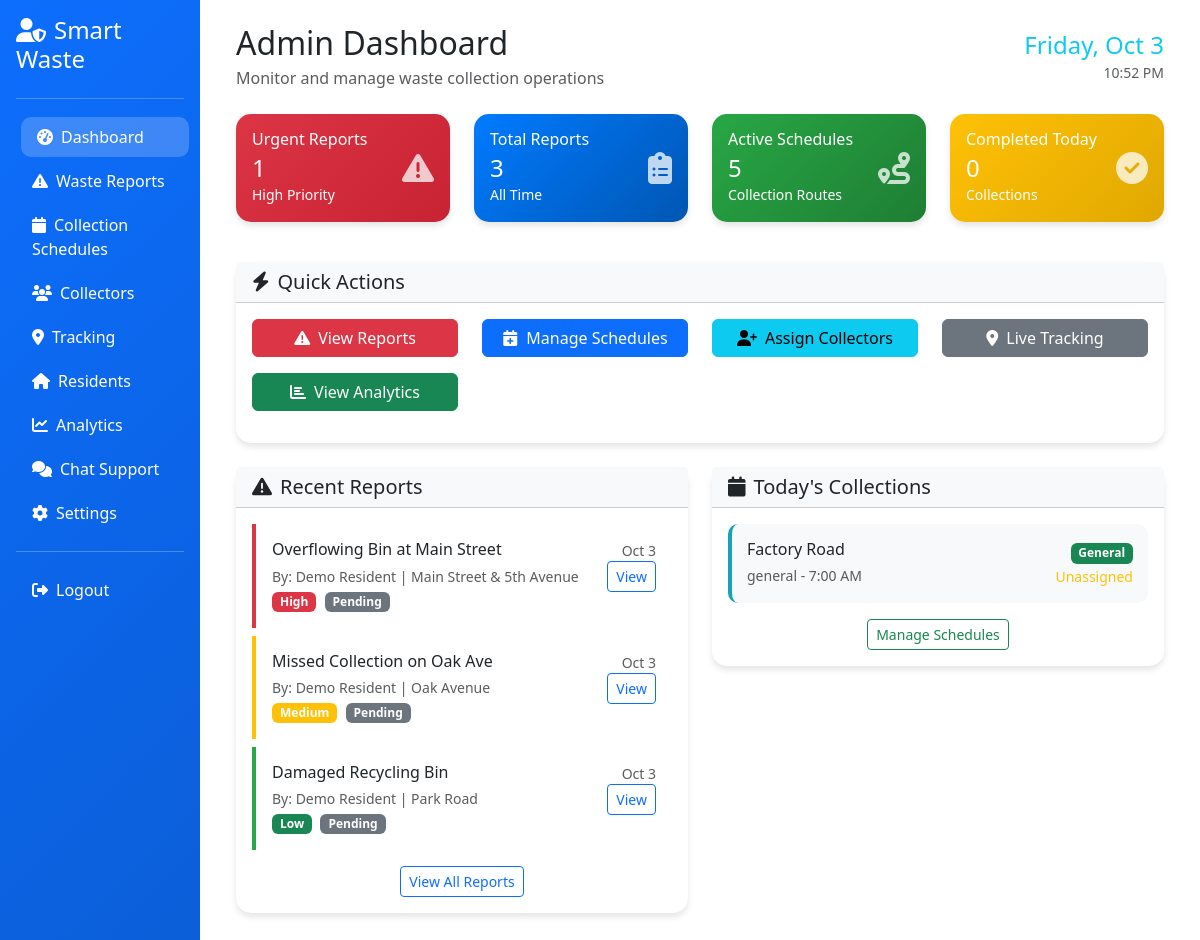
The page /dashboard/admin/index.php (signed in) on the database its author committed.
### tables this page shows
CREATE TABLE waste_reports (
    id INT UNSIGNED NOT NULL AUTO_INCREMENT,
    user_id INT UNSIGNED NOT NULL,
    report_type ENUM('overflow', 'missed_collection', 'damaged_bin', 'illegal_dumping', 'other') NOT NULL,
    title VARCHAR(255) NOT NULL,
    description TEXT NOT NULL,
    location VARCHAR(255) NOT NULL,
    latitude DECIMAL(10, 8) NULL,
    longitude DECIMAL(11, 8) NULL,
    priority ENUM('low', 'medium', 'high', 'urgent') DEFAULT 'medium',
    status ENUM('pending', 'assigned', 'in_progress', 'completed', 'cancelled') DEFAULT 'pending',
    assigned_to INT UNSIGNED NULL,
    reported_at TIMESTAMP NOT NULL DEFAULT CURRENT_TIMESTAMP,
    completed_at DATETIME NULL,
    created_at TIMESTAMP NOT NULL DEFAULT CURRENT_TIMESTAMP,
    updated_at TIMESTAMP NOT NULL DEFAULT CURRENT_TIMESTAMP ON UPDATE CURRENT_TIMESTAMP,
    PRIMARY KEY (id),
    KEY idx_waste_reports_user_id (user_id),
    KEY idx_waste_reports_status (status),
    KEY idx_waste_reports_priority (priority),
    KEY idx_waste_reports_assigned_to (assigned_to),
    CONSTRAINT fk_waste_reports_user FOREIGN KEY (user_id) REFERENCES users(id) ON DELETE CASCADE,
    CONSTRAINT fk_waste_reports_assigned FOREIGN KEY (assigned_to) REFERENCES users(id) ON DELETE SET NULL
);

CREATE TABLE users (
    id INT UNSIGNED NOT NULL AUTO_INCREMENT,
    username VARCHAR(100) NOT NULL,
    first_name VARCHAR(100) NOT NULL,
    middle_name VARCHAR(100) NULL,
    last_name VARCHAR(100) NOT NULL,
    email VARCHAR(190) NOT NULL,
    password VARCHAR(255) NOT NULL,
    role VARCHAR(20) NOT NULL DEFAULT 'resident',  
    address VARCHAR(255) NOT NULL,
    phone VARCHAR(20) NULL,
    profile_image VARCHAR(255) NULL,
    eco_points INT DEFAULT 0,
    email_verified_at DATETIME NULL,
    created_at TIMESTAMP NOT NULL DEFAULT CURRENT_TIMESTAMP,
    updated_at TIMESTAMP NOT NULL DEFAULT CURRENT_TIMESTAMP ON UPDATE CURRENT_TIMESTAMP,
    PRIMARY KEY (id),
    UNIQUE KEY uq_users_email (email),
    UNIQUE KEY uq_users_username (username)
);

CREATE TABLE collection_schedules (
    id INT UNSIGNED NOT NULL AUTO_INCREMENT,
    area VARCHAR(255) NOT NULL,
    street_name VARCHAR(255) NOT NULL,
    latitude DECIMAL(10, 8) NULL,
    longitude DECIMAL(11, 8) NULL,
    collection_day ENUM('monday', 'tuesday', 'wednesday', 'thursday', 'friday', 'saturday', 'sunday') NOT NULL,
    collection_time TIME NOT NULL,
    frequency ENUM('daily', 'weekly', 'biweekly', 'monthly') DEFAULT 'weekly',
    waste_type ENUM('general', 'recyclable', 'organic', 'hazardous') DEFAULT 'general',
    assigned_collector INT UNSIGNED NULL,
    status ENUM('active', 'inactive', 'suspended') DEFAULT 'active',
    created_by INT UNSIGNED NOT NULL,
    created_at TIMESTAMP NOT NULL DEFAULT CURRENT_TIMESTAMP,
    updated_at TIMESTAMP NOT NULL DEFAULT CURRENT_TIMESTAMP ON UPDATE CURRENT_TIMESTAMP,
    PRIMARY KEY (id),
    KEY idx_collection_schedules_area (area),
    KEY idx_collection_schedules_day (collection_day),
    KEY idx_collection_schedules_collector (assigned_collector),
    CONSTRAINT fk_collection_schedules_collector FOREIGN KEY (assigned_collector) REFERENCES users(id) ON DELETE SET NULL,
    CONSTRAINT fk_collection_schedules_creator FOREIGN KEY (created_by) REFERENCES users(id) ON DELETE CASCADE
);

### config/config.php (called while the page is built, shortened)
<?php
function e(string $value): string {
	return htmlspecialchars($value, ENT_QUOTES, 'UTF-8');
}
function format_ph_date($date_string, $format = 'M j, Y g:i A'): string {
	$date = new DateTime($date_string);
	$date->setTimezone(new DateTimeZone('Asia/Manila'));
	return $date->format($format);
}
function get_ph_time($format = 'Y-m-d H:i:s'): string {
	$date = new DateTime('now', new DateTimeZone('Asia/Manila'));
	return $date->format($format);
}
?>

### dashboard/admin/index.php (the view, shortened to what this page needs)
<?php
require_once '../../config/config.php';
$user_id = $_SESSION['user_id'] ?? null;
$stmt = $conn->prepare("SELECT * FROM users WHERE id = ?");
$stmt->bind_param("i", $user_id);
$stmt->execute();
$user = $stmt->get_result()->fetch_assoc();
$stmt = $conn->prepare("SELECT COUNT(*) as total_reports FROM waste_reports");
$stmt->execute();
$total_reports = $stmt->get_result()->fetch_assoc()['total_reports'];
$stmt = $conn->prepare("SELECT COUNT(*) as urgent_reports FROM waste_reports WHERE priority IN ('high', 'urgent') AND status = 'pending'");
$stmt->execute();
$urgent_reports = $stmt->get_result()->fetch_assoc()['urgent_reports'];
$stmt = $conn->prepare("SELECT COUNT(*) as active_schedules FROM collection_schedules WHERE status = 'active'");
$stmt->execute();
$active_schedules = $stmt->get_result()->fetch_assoc()['active_schedules'];
$stmt = $conn->prepare("SELECT COUNT(*) as completed_today FROM collection_history WHERE DATE(collection_date) = CURDATE() AND status = 'completed'");
$stmt->execute();
$completed_today = $stmt->get_result()->fetch_assoc()['completed_today'];
$stmt = $conn->prepare("
	SELECT wr.*, u.first_name, u.last_name, u.address as user_address
	FROM waste_reports wr
	JOIN users u ON wr.user_id = u.id
	ORDER BY wr.created_at DESC
	LIMIT 5
");
$stmt->execute();
$recent_reports = $stmt->get_result();
$today = strtolower(date('l'));
$stmt = $conn->prepare("
	SELECT cs.*, u.first_name, u.last_name
	FROM collection_schedules cs
	LEFT JOIN users u ON cs.assigned_collector = u.id
	WHERE cs.collection_day = ? AND cs.status = 'active'
	ORDER BY cs.collection_time
");
$stmt->bind_param("s", $today);
$stmt->execute();
$today_schedules = $stmt->get_result();
?>
<!DOCTYPE html>
<html lang="en">
<head>
	<link href="https://cdn.jsdelivr.net/npm/bootstrap@5.3.0/dist/css/bootstrap.min.css" rel="stylesheet">
	<link rel="stylesheet" href="https://cdnjs.cloudflare.com/ajax/libs/font-awesome/6.4.0/css/all.min.css">
	<link rel="stylesheet" href="../../assets/css/dashboard.css">
</head>
<body class="role-admin">
	<div class="container-fluid">
		<div class="row">
			<div class="col-md-3 col-lg-2 sidebar text-white p-0">
				<div class="p-3">
					<h4 class="mb-4"><i class="fas fa-user-shield me-2"></i><?php echo APP_NAME; ?></h4>
					<hr class="bg-white">
					<nav class="nav flex-column">
						<a class="nav-link text-white active" href="index.php">
							<i class="fas fa-tachometer-alt me-2"></i>Dashboard
						</a>
						<a class="nav-link text-white" href="reports.php">
							<i class="fas fa-exclamation-triangle me-2"></i>Waste Reports
						</a>
						<a class="nav-link text-white" href="schedules.php">
							<i class="fas fa-calendar me-2"></i>Collection Schedules
						</a>
						<a class="nav-link text-white" href="collectors.php">
							<i class="fas fa-users me-2"></i>Collectors
						</a>
						<a class="nav-link text-white" href="tracking.php">
							<i class="fas fa-map-marker-alt me-2"></i>Tracking
						</a>
						<a class="nav-link text-white" href="residents.php">
							<i class="fas fa-home me-2"></i>Residents
						</a>
						<a class="nav-link text-white" href="analytics.php">
							<i class="fas fa-chart-line me-2"></i>Analytics
						</a>
						<a class="nav-link text-white" href="chat.php">
							<i class="fas fa-comments me-2"></i>Chat Support
						</a>
						<a class="nav-link text-white" href="settings.php">
							<i class="fas fa-cog me-2"></i>Settings
						</a>
						<hr class="bg-white">
						<a class="nav-link text-white" href="../../logout.php">
							<i class="fas fa-sign-out-alt me-2"></i>Logout
						</a>
					</nav>
				</div>
			</div>
			<div class="col-md-9 col-lg-10">
				<div class="p-4">
					<div class="d-flex justify-content-between align-items-center mb-4">
						<div>
							<h2 class="mb-1">Admin Dashboard</h2>
							<p class="text-muted mb-0">Monitor and manage waste collection operations</p>
						</div>
						<div class="text-end">
							<div class="h4 text-info mb-0"><?php echo get_ph_time('l, M j'); ?></div>
							<small class="text-muted"><?php echo get_ph_time('g:i A'); ?></small>
						</div>
					</div>
					<div class="row mb-4">
						<div class="col-md-3 mb-3">
							<div class="card stat-card">
								<div class="card-body">
									<div class="d-flex justify-content-between align-items-center">
										<div>
											<h6 class="mb-1">Urgent Reports</h6>
											<h4 class="mb-0"><?php echo $urgent_reports; ?></h4>
											<small>High Priority</small>
										</div>
										<i class="fas fa-exclamation-triangle fa-2x opacity-75"></i>
									</div>
								</div>
							</div>
						</div>
						<div class="col-md-3 mb-3">
							<div class="card stat-card primary">
								<div class="card-body">
									<div class="d-flex justify-content-between align-items-center">
										<div>
											<h6 class="mb-1">Total Reports</h6>
											<h4 class="mb-0"><?php echo $total_reports; ?></h4>
											<small>All Time</small>
										</div>
										<i class="fas fa-clipboard-list fa-2x opacity-75"></i>
									</div>
								</div>
							</div>
						</div>
						<div class="col-md-3 mb-3">
							<div class="card stat-card success">
								<div class="card-body">
									<div class="d-flex justify-content-between align-items-center">
										<div>
											<h6 class="mb-1">Active Schedules</h6>
											<h4 class="mb-0"><?php echo $active_schedules; ?></h4>
											<small>Collection Routes</small>
										</div>
										<i class="fas fa-route fa-2x opacity-75"></i>
									</div>
								</div>
							</div>
						</div>
						<div class="col-md-3 mb-3">
							<div class="card stat-card warning">
								<div class="card-body">
									<div class="d-flex justify-content-between align-items-center">
										<div>
											<h6 class="mb-1">Completed Today</h6>
											<h4 class="mb-0"><?php echo $completed_today; ?></h4>
											<small>Collections</small>
										</div>
										<i class="fas fa-check-circle fa-2x opacity-75"></i>
									</div>
								</div>
							</div>
						</div>
					</div>
					<div class="row mb-4">
						<div class="col-12">
							<div class="card">
								<div class="card-header bg-light">
									<h5 class="mb-0"><i class="fas fa-bolt me-2"></i>Quick Actions</h5>
								</div>
								<div class="card-body">
									<div class="row">
										<div class="col-md-3 mb-3">
											<a href="reports.php" class="btn btn-danger w-100">
												<i class="fas fa-exclamation-triangle me-2"></i>View Reports
											</a>
										</div>
										<div class="col-md-3 mb-3">
											<a href="schedules.php" class="btn btn-primary w-100">
												<i class="fas fa-calendar-plus me-2"></i>Manage Schedules
											</a>
										</div>
										<div class="col-md-3 mb-3">
											<a href="collectors.php" class="btn btn-info w-100">
												<i class="fas fa-user-plus me-2"></i>Assign Collectors
											</a>
										</div>
										<div class="col-md-3 mb-3">
											<a href="tracking.php" class="btn btn-secondary w-100">
												<i class="fas fa-map-marker-alt me-2"></i>Live Tracking
											</a>
										</div>
										<div class="col-md-3 mb-3">
											<a href="analytics.php" class="btn btn-success w-100">
												<i class="fas fa-chart-bar me-2"></i>View Analytics
											</a>
										</div>
									</div>
								</div>
							</div>
						</div>
					</div>
					<div class="row">
						<div class="col-md-6 mb-4">
							<div class="card">
								<div class="card-header bg-light">
									<h5 class="mb-0"><i class="fas fa-exclamation-triangle me-2"></i>Recent Reports</h5>
								</div>
								<div class="card-body">
									<?php if ($recent_reports->num_rows > 0): ?>
										<?php while ($report = $recent_reports->fetch_assoc()): ?>
											<div class="report-item <?php echo $report['priority']; ?> p-3 mb-2">
												<div class="d-flex justify-content-between align-items-start">
													<div class="flex-grow-1">
														<h6 class="mb-1"><?php echo e($report['title']); ?></h6>
														<small class="text-muted">
															By: <?php echo e($report['first_name'] . ' ' . $report['last_name']); ?> |
															<?php echo e($report['location']); ?>
														</small>
														<br>
														<span class="badge bg-<?php echo $report['priority'] === 'high' ? 'danger' : ($report['priority'] === 'medium' ? 'warning' : ($report['priority'] === 'urgent' ? 'purple' : 'success')); ?> priority-badge">
															<?php echo ucfirst($report['priority']); ?>
														</span>
														<span class="badge bg-secondary priority-badge ms-1"><?php echo ucfirst($report['status']); ?></span>
													</div>
													<div class="text-end">
														<small class="text-muted d-block"><?php echo format_ph_date($report['created_at'], 'M j'); ?></small>
														<a href="reports.php?id=<?php echo $report['id']; ?>" class="btn btn-sm btn-outline-primary">View</a>
													</div>
												</div>
											</div>
										<?php endwhile; ?>
									<?php else: ?>
										<p class="text-muted text-center">No reports yet.</p>
									<?php endif; ?>
									<div class="text-center mt-3">
										<a href="reports.php" class="btn btn-outline-primary btn-sm">View All Reports</a>
									</div>
								</div>
							</div>
						</div>
						<div class="col-md-6 mb-4">
							<div class="card">
								<div class="card-header bg-light">
									<h5 class="mb-0"><i class="fas fa-calendar me-2"></i>Today's Collections</h5>
								</div>
								<div class="card-body">
									<?php if ($today_schedules->num_rows > 0): ?>
										<?php while ($schedule = $today_schedules->fetch_assoc()): ?>
											<div class="schedule-item">
												<div class="d-flex justify-content-between align-items-center">
													<div>
														<h6 class="mb-1"><?php echo e($schedule['street_name']); ?></h6>
														<small class="text-muted">
															<?php echo e($schedule['waste_type']); ?> -
															<?php echo format_ph_date($schedule['collection_time'], 'g:i A'); ?>
														</small>
													</div>
													<div class="text-end">
														<span class="badge bg-success"><?php echo ucfirst($schedule['waste_type']); ?></span>
														<?php if (!$schedule['assigned_collector']): ?>
															<br>
															<small class="text-warning">Unassigned</small>
														<?php endif; ?>
													</div>
												</div>
											</div>
										<?php endwhile; ?>
									<?php else: ?>
										<p class="text-muted text-center">No collections scheduled for today.</p>
									<?php endif; ?>
									<div class="text-center mt-3">
										<a href="schedules.php" class="btn btn-outline-success btn-sm">Manage Schedules</a>
									</div>
								</div>
							</div>
						</div>
					</div>
				</div>
			</div>
		</div>
	</div>
</body>
</html>

### assets/css/dashboard.css (style rules this page uses)
.sidebar { min-height: 100vh; }
body.role-admin .sidebar { background: linear-gradient(135deg, #0d6efd 0%, #0b5ed7 100%); }
.card { border: none; border-radius: 12px; box-shadow: 0 4px 10px rgba(0,0,0,0.06); }
.nav-link { border-radius: 10px; margin: 2px 0; transition: all 0.2s ease; }

### dashboard/admin/index.php (style rules this page uses)
.sidebar { min-height: 100vh; }
.card { border: none; border-radius: 15px; box-shadow: 0 4px 6px rgba(0, 0, 0, 0.1); transition: transform 0.2s; }
.stat-card { background: linear-gradient(135deg, #dc3545 0%, #c82333 100%); color: white; }
.stat-card.primary { background: linear-gradient(135deg, #007bff 0%, #0056b3 100%); }
.stat-card.success { background: linear-gradient(135deg, #28a745 0%, #1e7e34 100%); }
.stat-card.warning { background: linear-gradient(135deg, #ffc107 0%, #e0a800 100%); }
.nav-link { border-radius: 10px; margin: 2px 0; transition: all 0.3s; }
.nav-link:hover, .nav-link.active { background-color: rgba(255, 255, 255, 0.2); transform: translateX(5px); }
.report-item { border-left: 4px solid #007bff; transition: all 0.3s; }
.report-item.high { border-left-color: #dc3545; }
.report-item.medium { border-left-color: #ffc107; }
.report-item.low { border-left-color: #28a745; }
.schedule-item { background: #f8f9fa; border-radius: 10px; padding: 15px; margin-bottom: 10px; border-left: 4px solid #17a2b8; }
.priority-badge { font-size: 0.75rem; padding: 0.25rem 0.5rem; }

### rows shown on the page
waste_reports: title "Overflowing Bin at Main Street", user.last_name "Demo Resident", location "Main Street & 5th Avenue", priority "High", status "Pending", created_at "Oct 3"
waste_reports: title "Missed Collection on Oak Ave", user.last_name "Demo Resident", location "Oak Avenue", priority "Medium", status "Pending", created_at "Oct 3"
waste_reports: title "Damaged Recycling Bin", user.last_name "Demo Resident", location "Park Road", priority "Low", status "Pending", created_at "Oct 3"
collection_schedules: street_name "Factory Road", waste_type "general", collection_time "7:00 AM", waste_type "General", shows "Unassigned"

### other values the page prints
APP_NAME "Smart Waste"
get_ph_time('l, M j') "Friday, Oct 3"
get_ph_time('g:i A') "10:52 PM"
$urgent_reports "1"
$total_reports "3"
$active_schedules "5"
$completed_today "0"
